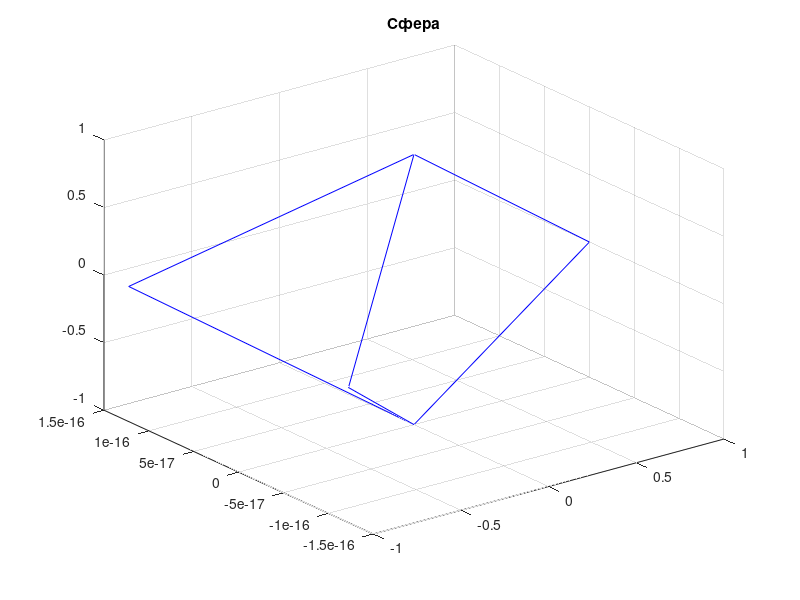

The MATLAB script that drew this image: (Note: this script raises an error after producing the figure.)
%% 0_1
clear;
t = (0:0.05:6*pi);
x = sin(t);
y = 3*cos(t);
plot3(x, y, t,'b');
hold on;
line([-1,-1], [-7*pi, (40-7*pi)], [0, 20], 'LineStyle', '--', 'Color', 'b');
plot3(-1, 0, 7*pi/2, 'b*');
hold off;
grid on;

%% 0_2
clear;
n = input('n = ');
t1 = pi*(-n:5:n)/n;
t2 = (pi/2)*(-n:5:n)'/n;
X = cos(t2)*cos(t1);
Y = cos(t2)*sin(t1);
E = ones(size(t1));
Z = sin(t2)*E;
plot3(X, Y, Z, 'b');
grid on;
title('Сфера');

%% 0_3
clear;
Lx = linspace(-pi, pi, 40);
Ly = linspace(-pi, pi, 50);
[X, Y] = meshgrid(Lx, Ly);
Z = F(X, Y);
surf(X, Y, Z);
grid on;

%% 1
clear;
XY = [-10, 10, -10, 10];
ezsurf(@F2, XY);

%% 2_a
clear;
x = -10:0.1:10;
y = -10:0.1:10;
a = 1;
[X, Y] = meshgrid(x,y);
Z = a*sin(sqrt(X.^2+Y.^2))./sqrt(X.^2+Y.^2);
subplot(2, 1, 1);
plot3(X, Y, Z);
title('plot3');
grid on;
subplot(2, 1, 2);
mesh(X, Y, Z);
title('mesh');
grid on;

%% 2_b
clear;
x = -10:0.1:10;
y = -10:0.1:10;
[X, Y] = meshgrid(x,y);
Z = -X.*sin(X)-Y.*cos(Y);
subplot(2, 1, 1);
plot3(X, Y, Z);
title('plot3');
grid on;
subplot(2, 1, 2);
mesh(X, Y, Z);
title('mesh');
grid on;

%% 3a
clear;
x = -5:0.1:5;
y = -5:0.1:5;
a = 1;
[X, Y] = meshgrid(x,y);
Z = a.*X.*exp(1).^(-X.^2-Y.^2);
subplot(2, 2, 1);
mesh(X, Y, Z);
title('mesh');
grid on;
subplot(2, 2, 2);
surf(X, Y, Z);
title('surf');
grid on;
subplot(2, 2, 3);
surfc(X, Y, Z);
title('surfc');
grid on;

%% 3h
clear;
u = 0:0.1:2*pi;
v = -pi/2:0.1:pi/2;
a = 1;
b = 1;
[U, V] = meshgrid(u, v);
X = a.*cos(U).*cos(V);
Y = a.*sin(U).*cos(V);
Z = b.*sin(V);
mesh(X, Y, Z);
title('Эллипсоид вращения')
grid on;

%% 3n
clear;
u = 0:0.1:2*pi;
v = -1/2:0.1:1/2;
[U, V] = meshgrid(u, v);
X = (1+V.*cos(U./2)).*cos(U);
Y = (1+V.*cos(U./2)).*sin(U);
Z = V.*sin(U./2);
mesh(X, Y, Z);
title('Лента Мебиуса');
grid on;

%%
function F = F(x,y)
F = 20-x.^2-y.^2;
end

function F2 = F2(x,y)
a = 1;
b = 2;
c = 3;
d = 4;
F2 = (d - a.*x - b.*y)./c;
end
